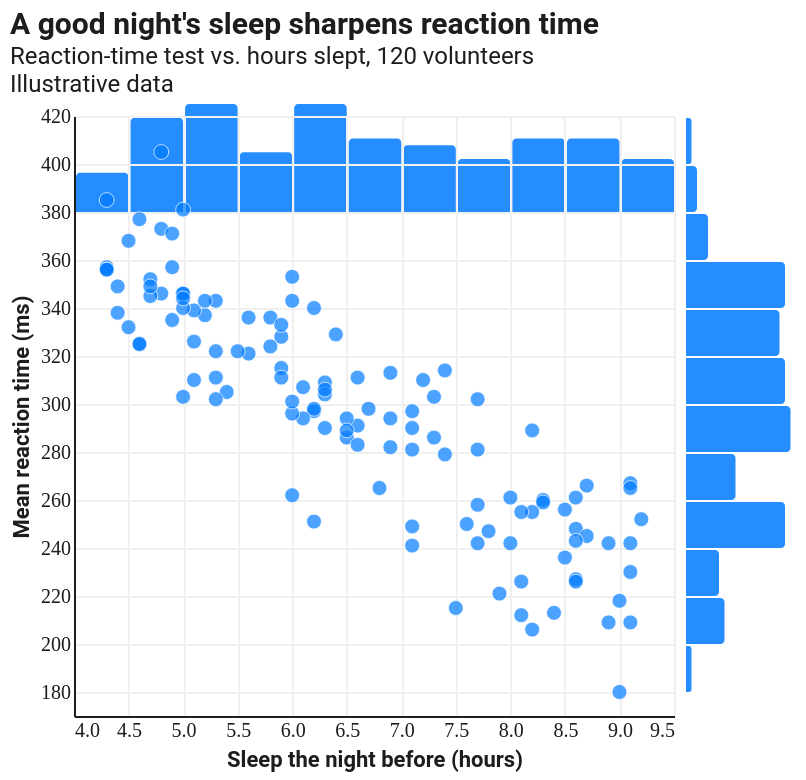

Vega-Lite specification stored for this chart:
### Vega-Lite specification from a JSON file in a GitHub repository (floating-point values rounded to 4 significant figures)
{"$schema": "https://vega.github.io/schema/vega-lite/v5.json", "config": {"background": "#FFFFFF", "font": "Roboto, Roboto Serif, Roboto Mono, system-ui, sans-serif", "view": {"stroke": null, "cornerRadius": 10}, "axis": {"domain": true, "domainColor": "#1D1D1F", "labelColor": "#1D1D1F", "titleColor": "#1D1D1F", "grid": false, "ticks": false, "labelFont": "Roboto Mono", "titleFont": "Roboto"}, "axisTop": {"domain": false, "domainColor": null, "labels": false, "ticks": false, "title": null}, "axisRight": {"domain": false, "domainColor": null, "labels": false, "ticks": false, "title": null}, "legend": {"titleFont": "Roboto", "labelFont": "Roboto", "labelColor": "#1D1D1F", "titleColor": "#1D1D1F"}, "title": {"font": "Roboto", "fontSize": 14, "color": "#1D1D1F", "subtitleFont": "Roboto", "subtitleColor": "#1D1D1F"}, "range": {"category": ["#FF3B30", "#FF9500", "#FFCC00", "#28CD41", "#79DBDC", "#007AFF", "#AF52DE", "#FF2D55"]}, "bar": {"cornerRadiusEnd": 4}, "line": {"strokeWidth": 2}, "point": {"filled": true, "size": 40}}, "title": {"text": "A good night's sleep sharpens reaction time", "subtitle": ["Reaction-time test vs. hours slept, 120 volunteers", "Illustrative data"], "anchor": "start", "fontSize": 15}, "spacing": 6, "bounds": "flush", "data": {"values": [{"sleep": 5.8, "rt": 336}, {"sleep": 4.6, "rt": 377}, {"sleep": 6.9, "rt": 282}, {"sleep": 6.7, "rt": 298}, {"sleep": 4.4, "rt": 349}, {"sleep": 4.7, "rt": 352}, {"sleep": 6.3, "rt": 309}, {"sleep": 5.3, "rt": 322}, {"sleep": 7.3, "rt": 303}, {"sleep": 6.2, "rt": 297}, {"sleep": 9.1, "rt": 267}, {"sleep": 5.6, "rt": 336}, {"sleep": 4.9, "rt": 357}, {"sleep": 8.3, "rt": 260}, {"sleep": 5.1, "rt": 310}, {"sleep": 6.1, "rt": 294}, {"sleep": 6.9, "rt": 294}, {"sleep": 5.2, "rt": 337}, {"sleep": 7.6, "rt": 250}, {"sleep": 7.1, "rt": 290}, {"sleep": 6.5, "rt": 286}, {"sleep": 7.7, "rt": 302}, {"sleep": 5.4, "rt": 305}, {"sleep": 8.6, "rt": 227}, {"sleep": 7.8, "rt": 247}, {"sleep": 4.8, "rt": 405}, {"sleep": 6.3, "rt": 304}, {"sleep": 6.6, "rt": 283}, {"sleep": 4.4, "rt": 338}, {"sleep": 7.1, "rt": 249}, {"sleep": 8.6, "rt": 226}, {"sleep": 7.2, "rt": 310}, {"sleep": 7.1, "rt": 241}, {"sleep": 8.9, "rt": 242}, {"sleep": 6.6, "rt": 291}, {"sleep": 7.7, "rt": 258}, {"sleep": 7.4, "rt": 314}, {"sleep": 5.6, "rt": 321}, {"sleep": 6.1, "rt": 307}, {"sleep": 6.5, "rt": 294}, {"sleep": 5.0, "rt": 346}, {"sleep": 8.0, "rt": 261}, {"sleep": 4.8, "rt": 346}, {"sleep": 8.6, "rt": 261}, {"sleep": 4.6, "rt": 325}, {"sleep": 8.6, "rt": 248}, {"sleep": 8.3, "rt": 259}, {"sleep": 6.3, "rt": 290}, {"sleep": 6.0, "rt": 353}, {"sleep": 5.0, "rt": 303}, {"sleep": 5.1, "rt": 339}, {"sleep": 6.6, "rt": 311}, {"sleep": 7.1, "rt": 281}, {"sleep": 6.3, "rt": 306}, {"sleep": 6.0, "rt": 262}, {"sleep": 7.7, "rt": 242}, {"sleep": 6.8, "rt": 265}, {"sleep": 4.5, "rt": 332}, {"sleep": 8.7, "rt": 245}, {"sleep": 8.2, "rt": 206}, {"sleep": 6.2, "rt": 298}, {"sleep": 7.4, "rt": 279}, {"sleep": 4.5, "rt": 368}, {"sleep": 5.0, "rt": 346}, {"sleep": 5.9, "rt": 315}, {"sleep": 5.0, "rt": 340}, {"sleep": 4.7, "rt": 345}, {"sleep": 8.6, "rt": 243}, {"sleep": 7.3, "rt": 286}, {"sleep": 5.9, "rt": 328}, {"sleep": 6.0, "rt": 343}, {"sleep": 9.2, "rt": 252}, {"sleep": 6.5, "rt": 289}, {"sleep": 4.7, "rt": 349}, {"sleep": 5.9, "rt": 311}, {"sleep": 5.0, "rt": 381}, {"sleep": 4.3, "rt": 385}, {"sleep": 4.9, "rt": 335}, {"sleep": 6.9, "rt": 313}, {"sleep": 9.1, "rt": 230}, {"sleep": 8.5, "rt": 236}, {"sleep": 6.0, "rt": 296}, {"sleep": 5.0, "rt": 344}, {"sleep": 8.1, "rt": 226}, {"sleep": 5.8, "rt": 324}, {"sleep": 9.1, "rt": 265}, {"sleep": 8.5, "rt": 256}, {"sleep": 7.9, "rt": 221}, {"sleep": 5.3, "rt": 311}, {"sleep": 4.3, "rt": 357}, {"sleep": 4.3, "rt": 356}, {"sleep": 7.7, "rt": 281}, {"sleep": 9.0, "rt": 180}, {"sleep": 9.1, "rt": 242}, {"sleep": 9.0, "rt": 218}, {"sleep": 5.3, "rt": 343}, {"sleep": 5.2, "rt": 343}, {"sleep": 8.7, "rt": 266}, {"sleep": 8.4, "rt": 213}, {"sleep": 8.2, "rt": 255}, {"sleep": 4.6, "rt": 325}, {"sleep": 8.1, "rt": 212}, {"sleep": 8.0, "rt": 242}, {"sleep": 8.1, "rt": 255}, {"sleep": 5.9, "rt": 333}, {"sleep": 6.2, "rt": 251}, {"sleep": 6.2, "rt": 340}, {"sleep": 5.1, "rt": 326}, {"sleep": 4.8, "rt": 373}, {"sleep": 8.2, "rt": 289}, {"sleep": 4.9, "rt": 371}, {"sleep": 7.5, "rt": 215}, {"sleep": 6.0, "rt": 301}, {"sleep": 4.3, "rt": 356}, {"sleep": 9.1, "rt": 209}, {"sleep": 8.9, "rt": 209}, {"sleep": 6.4, "rt": 329}, {"sleep": 5.3, "rt": 302}, {"sleep": 5.5, "rt": 322}, {"sleep": 7.1, "rt": 297}]}, "vconcat": [{"hconcat": [{"width": 300, "height": 55, "mark": {"type": "bar", "color": "#007AFF", "opacity": 0.85, "cornerRadiusEnd": 2}, "encoding": {"x": {"field": "sleep", "type": "quantitative", "bin": {"maxbins": 20}, "scale": {"domain": [4, 9.5]}, "axis": null}, "y": {"aggregate": "count", "type": "quantitative", "axis": null}}}, {"width": 55, "height": 55, "mark": {"type": "text", "text": ""}, "data": {"values": [{}]}, "encoding": {}}], "spacing": 6, "bounds": "flush"}, {"hconcat": [{"width": 300, "height": 300, "mark": {"type": "point", "filled": true, "size": 55, "opacity": 0.7, "color": "#007AFF", "stroke": "#FFFFFF", "strokeWidth": 0.5}, "encoding": {"x": {"field": "sleep", "type": "quantitative", "scale": {"domain": [4, 9.5]}, "axis": {"title": "Sleep the night before (hours)", "grid": true, "gridColor": "#F0F0F0"}}, "y": {"field": "rt", "type": "quantitative", "scale": {"domain": [170, 420]}, "axis": {"title": "Mean reaction time (ms)", "grid": true, "gridColor": "#F0F0F0"}}}}, {"width": 55, "height": 300, "mark": {"type": "bar", "color": "#007AFF", "opacity": 0.85, "cornerRadiusEnd": 2}, "encoding": {"y": {"field": "rt", "type": "quantitative", "bin": {"maxbins": 20}, "scale": {"domain": [170, 420]}, "axis": null}, "x": {"aggregate": "count", "type": "quantitative", "axis": null}}}], "spacing": 6, "bounds": "flush"}]}
